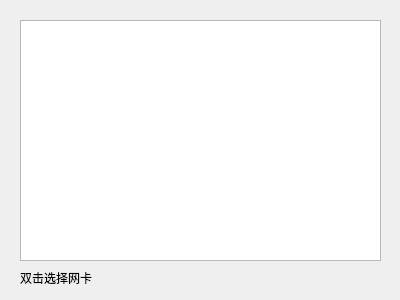
<?xml version="1.0" encoding="UTF-8"?>
<ui version="4.0">
 <class>Select</class>
 <widget class="QWidget" name="Select">
  <property name="geometry">
   <rect>
    <x>0</x>
    <y>0</y>
    <width>400</width>
    <height>300</height>
   </rect>
  </property>
  <property name="windowTitle">
   <string>Form</string>
  </property>
  <widget class="QTableWidget" name="tableWidget">
   <property name="geometry">
    <rect>
     <x>20</x>
     <y>20</y>
     <width>361</width>
     <height>241</height>
    </rect>
   </property>
  </widget>
  <widget class="QLabel" name="label">
   <property name="geometry">
    <rect>
     <x>20</x>
     <y>270</y>
     <width>171</width>
     <height>16</height>
    </rect>
   </property>
   <property name="text">
    <string>双击选择网卡</string>
   </property>
  </widget>
 </widget>
 <resources/>
 <connections/>
</ui>
